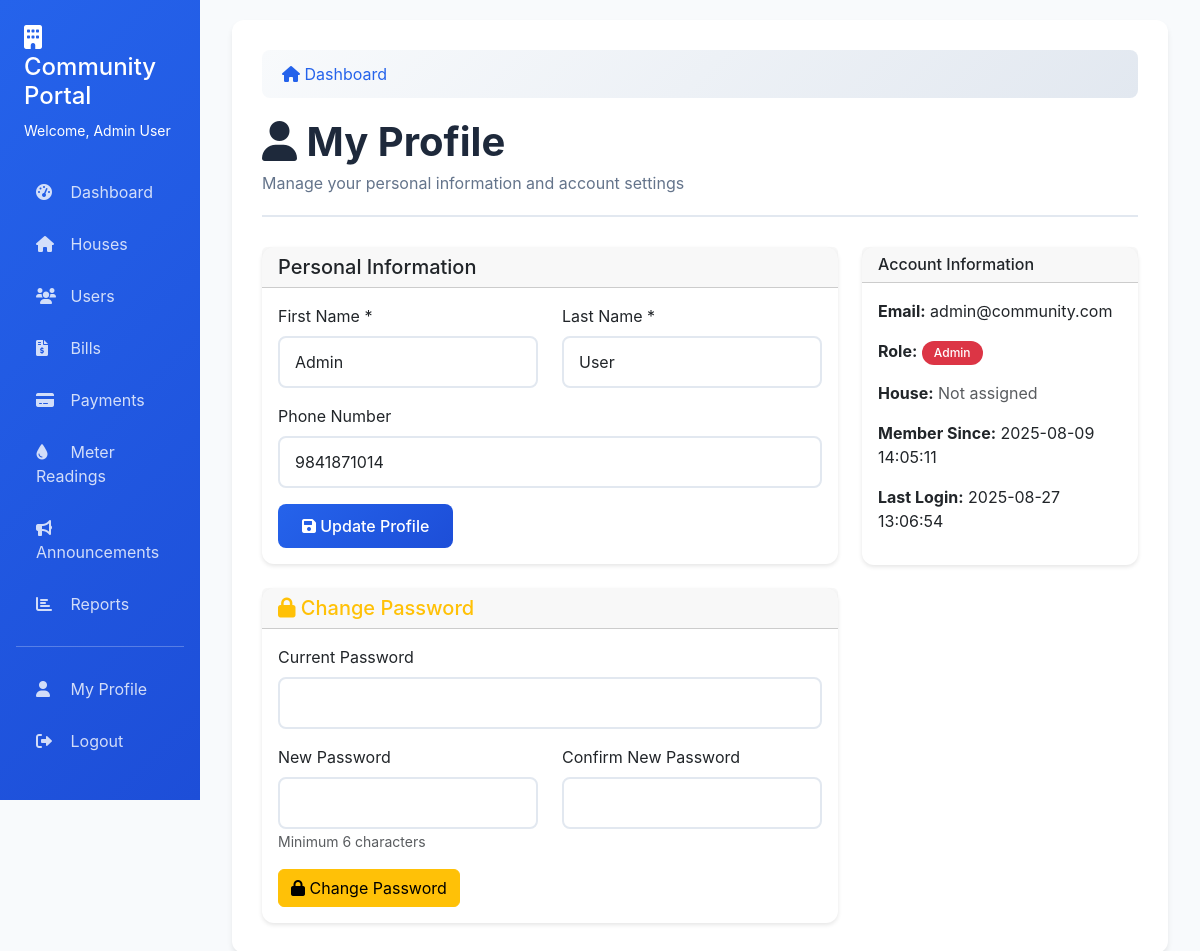
The page /profile (signed in) on the database as committed earlier.
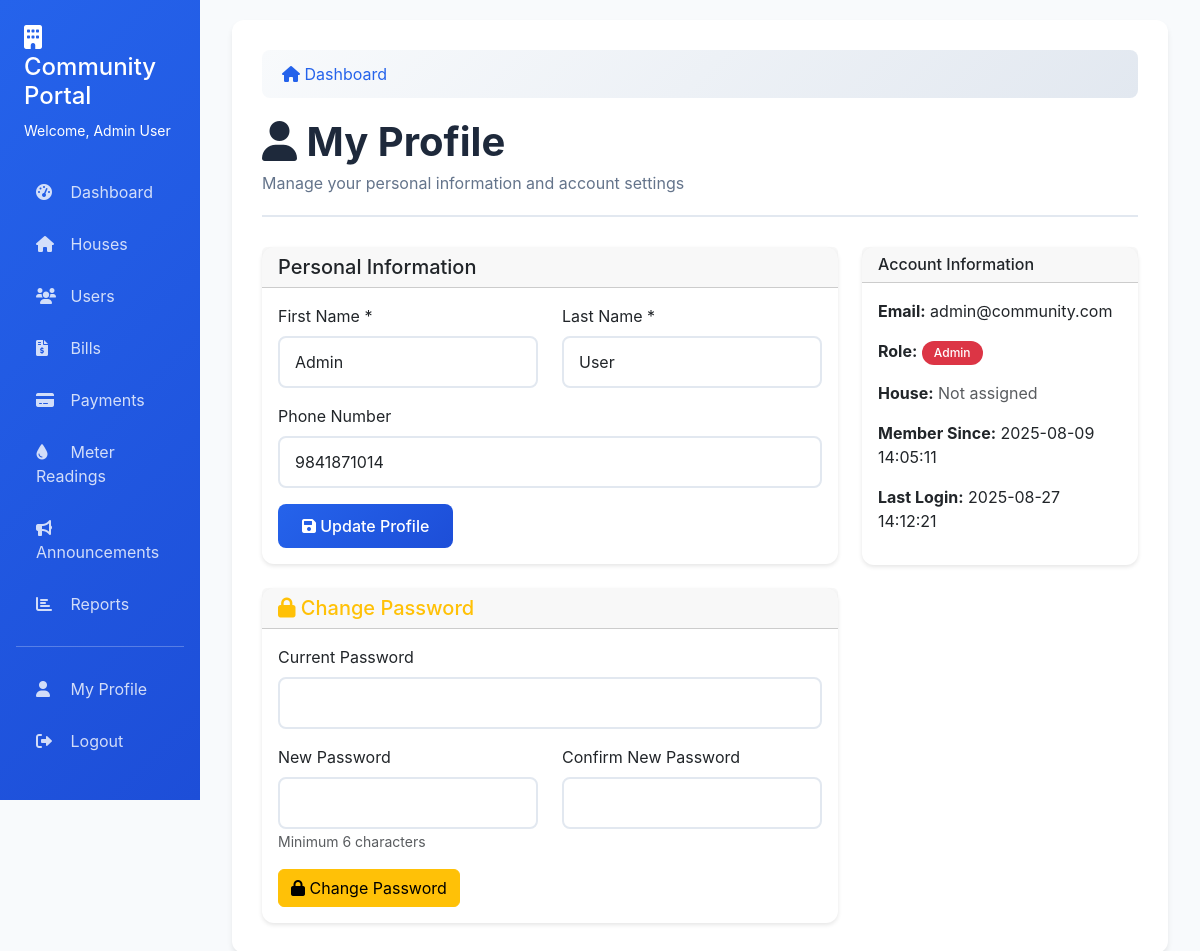
The same page on the database as committed later.
### tables this page shows
CREATE TABLE users (
                id INTEGER PRIMARY KEY AUTOINCREMENT,
                email TEXT UNIQUE NOT NULL,
                password_hash TEXT NOT NULL,
                role TEXT NOT NULL DEFAULT 'resident',
                first_name TEXT,
                last_name TEXT,
                phone_number TEXT,
                house_id INTEGER,
                created_at TIMESTAMP DEFAULT CURRENT_TIMESTAMP,
                last_login TIMESTAMP
            );

### app.py (the view)
@app.route('/profile')
@login_required
def profile():
    conn = get_db_connection()
    user = conn.execute('''
        SELECT u.*, h.house_number, h.owner_name
        FROM users u
        LEFT JOIN houses h ON u.house_id = h.id
        WHERE u.id = ?
    ''', (session['user_id'],)).fetchone()
    conn.close()
    return render_template('profile.html', user=user)

### app.py (called while the page is built)
def get_db_connection():
    conn = sqlite3.connect(DATABASE)
    conn.row_factory = sqlite3.Row
    return conn

def login_required(f):
    @wraps(f)
    def decorated_function(*args, **kwargs):
        if 'user_id' not in session:
            return redirect(url_for('login'))
        return f(*args, **kwargs)
    return decorated_function

### templates/profile.html (shortened to what this page needs)
{% extends "base.html" %}
{% block content %}
<div class="page-header">
    <h1><i class="fas fa-user"></i> My Profile</h1>
    <p>Manage your personal information and account settings</p>
</div>
<div class="row">
    <div class="col-md-8">
        <div class="card">
            <div class="card-header">
                <h5 class="mb-0">Personal Information</h5>
            </div>
            <div class="card-body">
                <form method="POST" action="{{ url_for('update_profile') }}">
                    <div class="row">
                        <div class="col-md-6">
                            <div class="mb-3">
                                <label for="first_name" class="form-label">First Name *</label>
                                <input type="text" class="form-control" id="first_name" name="first_name" value="{{ user.first_name }}" required>
                            </div>
                        </div>
                        <div class="col-md-6">
                            <div class="mb-3">
                                <label for="last_name" class="form-label">Last Name *</label>
                                <input type="text" class="form-control" id="last_name" name="last_name" value="{{ user.last_name }}" required>
                            </div>
                        </div>
                    </div>
                    <div class="mb-3">
                        <label for="phone_number" class="form-label">Phone Number</label>
                        <input type="tel" class="form-control" id="phone_number" name="phone_number" value="{{ user.phone_number or '' }}">
                    </div>
                    <button type="submit" class="btn btn-primary">
                        <i class="fas fa-save"></i> Update Profile
                    </button>
                </form>
            </div>
        </div>
        <div class="card mt-4">
            <div class="card-header">
                <h5 class="mb-0 text-warning"><i class="fas fa-lock"></i> Change Password</h5>
            </div>
            <div class="card-body">
                <form method="POST" action="{{ url_for('change_password') }}">
                    <div class="mb-3">
                        <label for="current_password" class="form-label">Current Password</label>
                        <input type="password" class="form-control" id="current_password" name="current_password" required>
                    </div>
                    <div class="row">
                        <div class="col-md-6">
                            <div class="mb-3">
                                <label for="new_password" class="form-label">New Password</label>
                                <input type="password" class="form-control" id="new_password" name="new_password" required minlength="6">
                                <small class="form-text text-muted">Minimum 6 characters</small>
                            </div>
                        </div>
                        <div class="col-md-6">
                            <div class="mb-3">
                                <label for="confirm_password" class="form-label">Confirm New Password</label>
                                <input type="password" class="form-control" id="confirm_password" name="confirm_password" required minlength="6">
                            </div>
                        </div>
                    </div>
                    <button type="submit" class="btn btn-warning">
                        <i class="fas fa-lock"></i> Change Password
                    </button>
                </form>
            </div>
        </div>
    </div>
    <div class="col-md-4">
        <div class="card">
            <div class="card-header">
                <h6 class="mb-0">Account Information</h6>
            </div>
            <div class="card-body">
                <p><strong>Email:</strong> {{ user.email }}</p>
                <p><strong>Role:</strong>
                    {% if user.role == 'admin' %}
                        <span class="badge bg-danger">Admin</span>
                    {% else %}
                        <span class="badge bg-primary">Resident</span>
                    {% endif %}
                </p>
                {% if user.house_number %}
                <p><strong>House:</strong> {{ user.house_number }}<br>
                   <small>{{ user.owner_name }}</small></p>
                {% else %}
                <p><strong>House:</strong> <span class="text-muted">Not assigned</span></p>
                {% endif %}
                <p><strong>Member Since:</strong> {{ user.created_at }}</p>
                <p><strong>Last Login:</strong> {{ user.last_login or 'Never' }}</p>
            </div>
        </div>
    </div>
</div>
{% endblock %}

### templates/base.html (shortened to what this page needs)
<!DOCTYPE html>
<html lang="en">
<head>
    <link href="https://cdnjs.cloudflare.com/ajax/libs/bootstrap/5.3.0/css/bootstrap.min.css" rel="stylesheet">
    <link href="https://cdnjs.cloudflare.com/ajax/libs/font-awesome/6.0.0/css/all.min.css" rel="stylesheet">
</head>
<body>
    <div class="container-fluid">
        <div class="row">
            {% if session.user_id %}
            <div class="col-md-3 col-lg-2 px-0">
                <div class="sidebar">
                    <div class="p-4">
                        <h4><i class="fas fa-building"></i> Community Portal</h4>
                        <small>Welcome, {{ session.user_name }}</small>
                    </div>
                    <nav class="nav flex-column px-3">
                        <a class="nav-link" href="{{ url_for('dashboard') }}">
                            <i class="fas fa-tachometer-alt"></i> Dashboard
                        </a>
                        {% if session.user_role == 'admin' %}
                        <a class="nav-link" href="{{ url_for('houses') }}">
                            <i class="fas fa-home"></i> Houses
                        </a>
                        <a class="nav-link" href="{{ url_for('users') }}">
                            <i class="fas fa-users"></i> Users
                        </a>
                        <a class="nav-link" href="{{ url_for('bills') }}">
                            <i class="fas fa-file-invoice-dollar"></i> Bills
                        </a>
                        <a class="nav-link" href="{{ url_for('payments') }}">
                            <i class="fas fa-credit-card"></i> Payments
                        </a>
                        <a class="nav-link" href="{{ url_for('meter_readings') }}">
                            <i class="fas fa-tint"></i> Meter Readings
                        </a>
                        <a class="nav-link" href="{{ url_for('announcements') }}">
                            <i class="fas fa-bullhorn"></i> Announcements
                        </a>
                        <a class="nav-link" href="{{ url_for('reports') }}">
                            <i class="fas fa-chart-bar"></i> Reports
                        </a>
                        {% endif %}
                        <hr class="text-white">
                        <a class="nav-link" href="{{ url_for('profile') }}">
                            <i class="fas fa-user"></i> My Profile
                        </a>
                        <a class="nav-link" href="{{ url_for('logout') }}" onclick="return confirmLogout()">
                            <i class="fas fa-sign-out-alt"></i> Logout
                        </a>
                    </nav>
                </div>
            </div>
            <div class="col-md-9 col-lg-10">
                <div class="main-content">
                    {% block breadcrumb %}
                    <nav aria-label="breadcrumb">
                        <ol class="breadcrumb">
                            <li class="breadcrumb-item">
                                <a href="{{ url_for('dashboard') }}">
                                    <i class="fas fa-home"></i> Dashboard
                                </a>
                            </li>
                        </ol>
                    </nav>
                    {% endblock %}
                    {% block content %}{% endblock %}
                </div>
            </div>
            {% else %}
            <div class="col-12">
                {% block login_content %}{% endblock %}
            </div>
            {% endif %}
        </div>
    </div>
    <link rel="stylesheet" href="https://cdnjs.cloudflare.com/ajax/libs/sweetalert2/11.10.5/sweetalert2.min.css">
</body>
</html>

### templates/base.html (style rules this page uses)
:root { --primary-color: #2563eb; --secondary-color: #64748b; --success-color: #059669; --danger-color: #dc2626; --warning-color: #d97706; --info-color: #0891b2; --light-bg: #f8fafc; --dark-bg: #1e293b; }
body { background-color: var(--light-bg); font-family: 'Inter', -apple-system, BlinkMacSystemFont, sans-serif; }
.sidebar { min-height: 100vh; background: linear-gradient(135deg, var(--primary-color), #1d4ed8); color: white; transition: all 0.3s ease; }
.sidebar .nav-link { color: rgba(255, 255, 255, 0.8); padding: 12px 20px; margin: 2px 0; border-radius: 8px; transition: all 0.3s ease; }
.sidebar .nav-link i { width: 20px; margin-right: 10px; }
.main-content { background-color: white; border-radius: 12px; box-shadow: 0 4px 6px -1px rgba(0, 0, 0, 0.1); margin: 20px; padding: 30px; }
.card { border: none; border-radius: 12px; box-shadow: 0 2px 4px rgba(0, 0, 0, 0.1); transition: all 0.3s ease; }
.btn-primary { background: linear-gradient(135deg, var(--primary-color), #1d4ed8); border: none; border-radius: 8px; padding: 10px 24px; font-weight: 500; transition: all 0.3s ease; }
.badge { padding: 6px 12px; border-radius: 20px; font-weight: 500; }
.form-control, .form-select { border-radius: 8px; border: 2px solid #e2e8f0; padding: 12px 15px; transition: all 0.3s ease; }
.page-header { margin-bottom: 30px; padding-bottom: 20px; border-bottom: 2px solid #e2e8f0; }
.page-header h1 { color: #1e293b; font-weight: 700; margin-bottom: 5px; }
.page-header p { color: var(--secondary-color); margin: 0; }
.breadcrumb { background: linear-gradient(135deg, #f8fafc 0%, #e2e8f0 100%); border-radius: 8px; padding: 12px 20px; margin-bottom: 20px; }
.breadcrumb-item a { color: var(--primary-color); text-decoration: none; }

Rows that differ between the two databases and show on the page:
changed users "admin@community.com": last_login "2025-08-27 13:06:54" → "2025-08-27 14:12:21"
